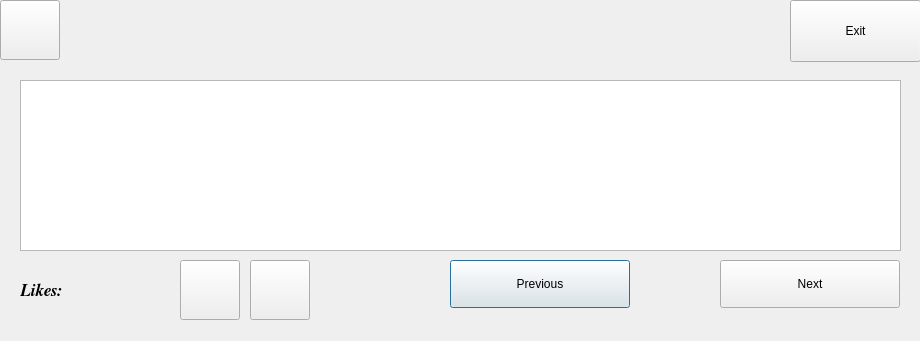
<?xml version="1.0" encoding="UTF-8"?>
<ui version="4.0">
 <class>Mention</class>
 <widget class="QDialog" name="Mention">
  <property name="geometry">
   <rect>
    <x>0</x>
    <y>0</y>
    <width>920</width>
    <height>341</height>
   </rect>
  </property>
  <property name="minimumSize">
   <size>
    <width>920</width>
    <height>341</height>
   </size>
  </property>
  <property name="maximumSize">
   <size>
    <width>920</width>
    <height>341</height>
   </size>
  </property>
  <property name="windowTitle">
   <string>Dialog</string>
  </property>
  <widget class="QLabel" name="BG">
   <property name="geometry">
    <rect>
     <x>0</x>
     <y>0</y>
     <width>964</width>
     <height>341</height>
    </rect>
   </property>
   <property name="text">
    <string/>
   </property>
  </widget>
  <widget class="QPlainTextEdit" name="tweetTxt">
   <property name="geometry">
    <rect>
     <x>20</x>
     <y>80</y>
     <width>881</width>
     <height>171</height>
    </rect>
   </property>
  </widget>
  <widget class="QPushButton" name="preBtn">
   <property name="geometry">
    <rect>
     <x>450</x>
     <y>260</y>
     <width>180</width>
     <height>48</height>
    </rect>
   </property>
   <property name="cursor">
    <cursorShape>PointingHandCursor</cursorShape>
   </property>
   <property name="text">
    <string>Previous</string>
   </property>
   <property name="icon">
    <iconset resource="Resours/Recours.qrc">
     <normaloff>:/icon/icons8-chevron-left-96.png</normaloff>:/icon/icons8-chevron-left-96.png</iconset>
   </property>
   <property name="iconSize">
    <size>
     <width>40</width>
     <height>40</height>
    </size>
   </property>
  </widget>
  <widget class="QPushButton" name="mentionBtn">
   <property name="geometry">
    <rect>
     <x>250</x>
     <y>260</y>
     <width>60</width>
     <height>60</height>
    </rect>
   </property>
   <property name="text">
    <string/>
   </property>
   <property name="icon">
    <iconset resource="Resours/Recours.qrc">
     <normaloff>:/icon/icons8-comments-96.png</normaloff>:/icon/icons8-comments-96.png</iconset>
   </property>
   <property name="iconSize">
    <size>
     <width>60</width>
     <height>60</height>
    </size>
   </property>
  </widget>
  <widget class="QPushButton" name="likeBtn">
   <property name="geometry">
    <rect>
     <x>180</x>
     <y>260</y>
     <width>60</width>
     <height>60</height>
    </rect>
   </property>
   <property name="text">
    <string/>
   </property>
   <property name="icon">
    <iconset resource="Resours/Recours.qrc">
     <normaloff>:/icon/icons8-favorite-96.png</normaloff>:/icon/icons8-favorite-96.png</iconset>
   </property>
   <property name="iconSize">
    <size>
     <width>60</width>
     <height>60</height>
    </size>
   </property>
  </widget>
  <widget class="QLabel" name="likeTxt">
   <property name="geometry">
    <rect>
     <x>20</x>
     <y>260</y>
     <width>151</width>
     <height>61</height>
    </rect>
   </property>
   <property name="font">
    <font>
     <family>FreeSerif</family>
     <pointsize>13</pointsize>
     <weight>75</weight>
     <italic>true</italic>
     <bold>true</bold>
    </font>
   </property>
   <property name="text">
    <string>Likes:</string>
   </property>
  </widget>
  <widget class="QPushButton" name="nextBtn">
   <property name="geometry">
    <rect>
     <x>720</x>
     <y>260</y>
     <width>180</width>
     <height>48</height>
    </rect>
   </property>
   <property name="cursor">
    <cursorShape>PointingHandCursor</cursorShape>
   </property>
   <property name="text">
    <string>Next</string>
   </property>
   <property name="icon">
    <iconset resource="Resours/Recours.qrc">
     <normaloff>:/icon/icons8-chevron-right-48.png</normaloff>:/icon/icons8-chevron-right-48.png</iconset>
   </property>
   <property name="iconSize">
    <size>
     <width>40</width>
     <height>40</height>
    </size>
   </property>
  </widget>
  <widget class="QPushButton" name="exitBtn">
   <property name="geometry">
    <rect>
     <x>790</x>
     <y>0</y>
     <width>131</width>
     <height>62</height>
    </rect>
   </property>
   <property name="cursor">
    <cursorShape>PointingHandCursor</cursorShape>
   </property>
   <property name="text">
    <string>Exit</string>
   </property>
   <property name="icon">
    <iconset resource="Resours/Recours.qrc">
     <normaloff>:/icon/icons8-power-off-button-96.png</normaloff>:/icon/icons8-power-off-button-96.png</iconset>
   </property>
   <property name="iconSize">
    <size>
     <width>50</width>
     <height>50</height>
    </size>
   </property>
  </widget>
  <widget class="QPushButton" name="settingBtn">
   <property name="geometry">
    <rect>
     <x>0</x>
     <y>0</y>
     <width>60</width>
     <height>60</height>
    </rect>
   </property>
   <property name="font">
    <font>
     <weight>50</weight>
     <bold>false</bold>
    </font>
   </property>
   <property name="cursor">
    <cursorShape>PointingHandCursor</cursorShape>
   </property>
   <property name="text">
    <string/>
   </property>
   <property name="icon">
    <iconset resource="Resours/Recours.qrc">
     <normaloff>:/icon/icons8-user-male-104.png</normaloff>:/icon/icons8-user-male-104.png</iconset>
   </property>
   <property name="iconSize">
    <size>
     <width>55</width>
     <height>55</height>
    </size>
   </property>
  </widget>
 </widget>
 <resources>
  <include location="Resours/Recours.qrc"/>
 </resources>
 <connections/>
</ui>
